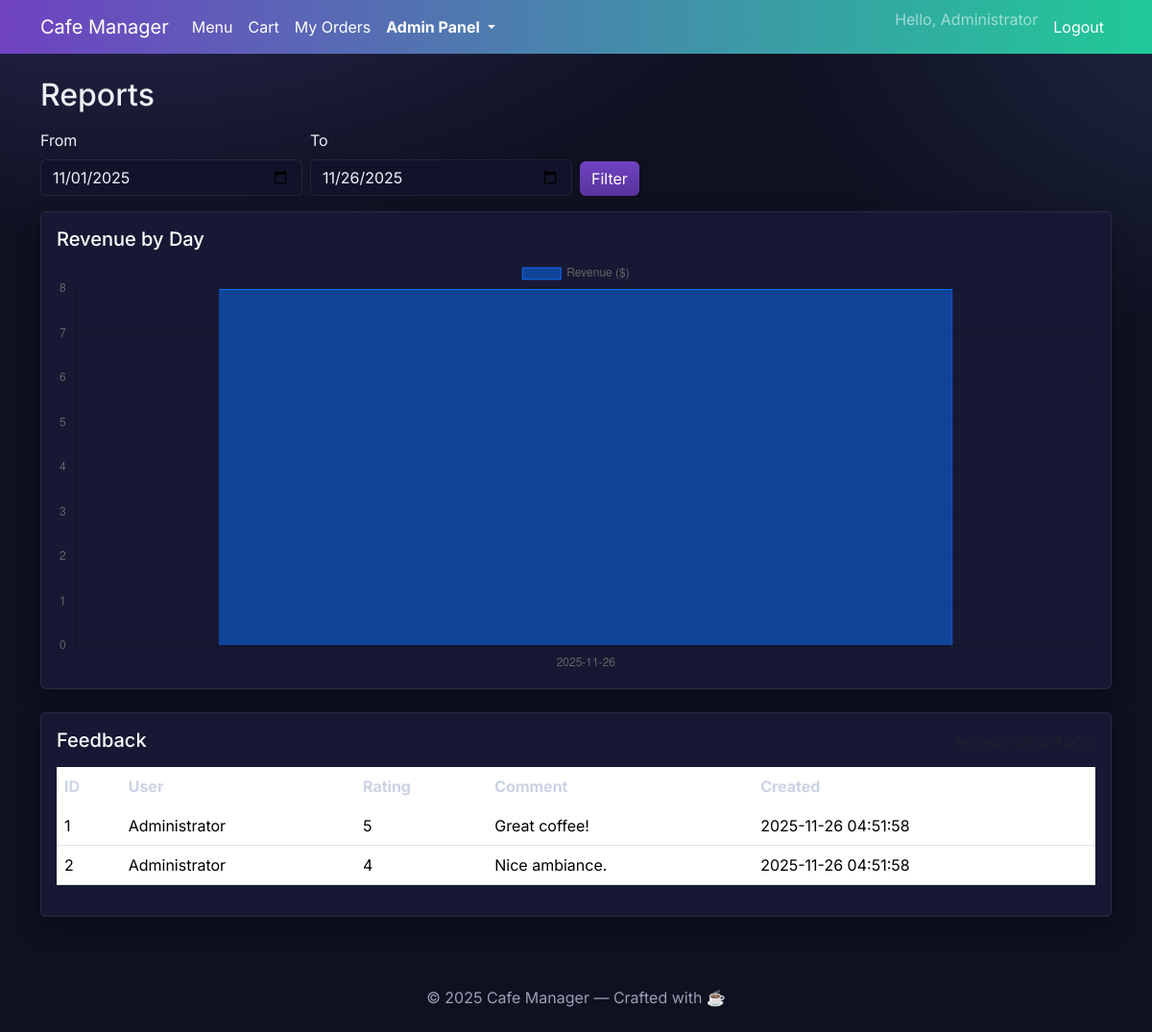
Screenshot of /admin/reports.php (signed in) with the database file from the repository.
### tables this page shows
CREATE TABLE feedback (
	id INT AUTO_INCREMENT PRIMARY KEY,
	user_id INT NOT NULL,
	order_id INT NULL,
	rating INT NOT NULL CHECK (rating BETWEEN 1 AND 5),
	comment TEXT,
	created_at DATETIME NOT NULL,
	CONSTRAINT fk_feedback_user FOREIGN KEY (user_id) REFERENCES users(id) ON DELETE CASCADE,
	CONSTRAINT fk_feedback_order FOREIGN KEY (order_id) REFERENCES orders(id) ON DELETE SET NULL
);

CREATE TABLE users (
	id INT AUTO_INCREMENT PRIMARY KEY,
	name VARCHAR(100) NOT NULL,
	email VARCHAR(150) NOT NULL UNIQUE,
	password_hash VARCHAR(255) NOT NULL,
	role ENUM('customer','admin') NOT NULL DEFAULT 'customer',
	login_attempts INT NOT NULL DEFAULT 0,
	lock_until DATETIME NULL,
	created_at DATETIME NOT NULL
);

### inc/helpers.php (called while the page is built, shortened)
<?php
function e($value): string {
	return htmlspecialchars((string)$value, ENT_QUOTES, 'UTF-8');
}

### admin/reports.php (the view, shortened to what this page needs)
<?php
require_once __DIR__ . '/../inc/helpers.php';
try {
	$pdo = get_pdo();
	$from = $_GET['from'] ?? date('Y-m-01');
	$to = $_GET['to'] ?? date('Y-m-d');
	$stmt = $pdo->prepare("
		SELECT DATE(created_at) as d, COALESCE(SUM(total),0) as revenue
		FROM orders
		WHERE DATE(created_at) BETWEEN ? AND ?
		GROUP BY DATE(created_at)
		ORDER BY d ASC
	");
	$stmt->execute([$from, $to]);
	$rev = $stmt->fetchAll();
	$labels = array_map(fn($r) => $r['d'], $rev);
	$values = array_map(fn($r) => (float)$r['revenue'], $rev);
	$fb = $pdo->prepare("SELECT f.id, f.rating, f.comment, f.created_at, u.name as user_name
		FROM feedback f JOIN users u ON u.id = f.user_id
		ORDER BY f.created_at DESC");
	$fb->execute();
	$feedback = $fb->fetchAll();
	$avgRating = null;
	if ($feedback) {
		$avgRating = array_sum(array_map(fn($f) => (int)$f['rating'], $feedback)) / count($feedback);
	}
} catch (PDOException $e) {
	$labels = [];
	$values = [];
	$feedback = [];
	$avgRating = null;
	$from = date('Y-m-01');
	$to = date('Y-m-d');
	$error_message = "Unable to load reports data.";
}
include __DIR__ . '/../inc/header.php';
?>
<h2 class="mb-3">Reports</h2>
<form method="get" class="row g-2 mb-3">
	<div class="col-md-3">
		<label class="form-label">From</label>
		<input type="date" class="form-control" name="from" value="<?php echo e($from); ?>">
	</div>
	<div class="col-md-3">
		<label class="form-label">To</label>
		<input type="date" class="form-control" name="to" value="<?php echo e($to); ?>">
	</div>
	<div class="col-md-3 d-flex align-items-end">
		<button class="btn btn-primary">Filter</button>
	</div>
</form>
<div class="card mb-4 shadow-sm">
	<div class="card-body">
		<h5 class="card-title">Revenue by Day</h5>
		<canvas id="revenueChart" height="120"></canvas>
	</div>
</div>
<div class="card shadow-sm">
	<div class="card-body">
		<div class="d-flex justify-content-between align-items-center">
			<h5 class="card-title mb-0">Feedback</h5>
			<?php if ($avgRating !== null): ?>
				<div class="small text-muted">Average rating: <?php echo number_format($avgRating, 2); ?>/5</div>
			<?php endif; ?>
		</div>
		<div class="table-responsive mt-3">
			<table class="table">
				<thead>
					<tr>
						<th>ID</th>
						<th>User</th>
						<th>Rating</th>
						<th>Comment</th>
						<th>Created</th>
					</tr>
				</thead>
				<tbody>
					<?php foreach ($feedback as $f): ?>
						<tr>
							<td><?php echo e((int)$f['id']); ?></td>
							<td><?php echo e($f['user_name']); ?></td>
							<td><?php echo e((int)$f['rating']); ?></td>
							<td><?php echo e($f['comment']); ?></td>
							<td><?php echo e($f['created_at']); ?></td>
						</tr>
					<?php endforeach; ?>
				</tbody>
			</table>
		</div>
	</div>
</div>
<script>
const labels = <?php echo json_encode($labels, JSON_HEX_TAG|JSON_HEX_APOS|JSON_HEX_QUOT|JSON_HEX_AMP); ?>;
const values = <?php echo json_encode($values, JSON_HEX_TAG|JSON_HEX_APOS|JSON_HEX_QUOT|JSON_HEX_AMP); ?>;
document.addEventListener('DOMContentLoaded', () => {
	const ctx = document.getElementById('revenueChart');
	new Chart(ctx, {
		type: 'bar',
		data: {
			labels,
			datasets: [{
				label: 'Revenue ($)',
				data: values,
				backgroundColor: 'rgba(13,110,253,0.5)',
				borderColor: 'rgba(13,110,253,1)',
				borderWidth: 1
			}]
		},
		options: {
			scales: {
				y: { beginAtZero: true }
			}
		}
	});
});
</script>
<?php include __DIR__ . '/../inc/footer.php'; ?>

### assets/style.css (style rules this page uses)
:root { --cm-primary:#6f42c1; --cm-primary-dark:#59339d; --cm-accent:#20c997; --cm-bg:#0f1020; --cm-surface:#171833; --cm-muted:#9aa0b4; --cm-border:rgba(255,255,255,.08); }
html,body { height:100%; }
body { background: radial-gradient(1200px 600px at 10% -10%, #2a2b55 0%, transparent 60%), radial-gradient(900px 600px at 110% 0%, #1f2945 0%, transparent 60%), var(--cm-bg); color:#edf0f6; }
.card { background-color: var(--cm-surface); border: 1px solid var(--cm-border); color:#e9ecf5; }
.card .card-title { color:#ffffff; }
.card.shadow-sm { box-shadow: 0 10px 24px rgba(0,0,0,.25) !important; }
.btn-primary { background: linear-gradient(180deg, var(--cm-primary), var(--cm-primary-dark)); border: 0; }
.table { color:#e9ecf5; }
.table thead th { color:#cbd3e5; border-bottom:1px solid var(--cm-border); }
.table td { border-top:1px solid var(--cm-border); }
.form-control, .form-select { background-color:#12122a; border:1px solid var(--cm-border); color:#f1f4fb; }

### inc/header.php (style rules this page uses)
body { font-family:'Inter',system-ui,-apple-system,Segoe UI,Roboto,'Helvetica Neue',Arial,'Noto Sans', 'Apple Color Emoji','Segoe UI Emoji','Segoe UI Symbol'; }

### rows the page displays
feedback: id "1", user.name "Administrator", rating "5", comment "Great coffee!", created_at "2025-11-26 04:51:58"
feedback: id "2", user.name "Administrator", rating "4", comment "Nice ambiance.", created_at "2025-11-26 04:51:58"

### other values shown
APP_NAME "Cafe Manager"
$_SESSION['user_name'] "Administrator"
